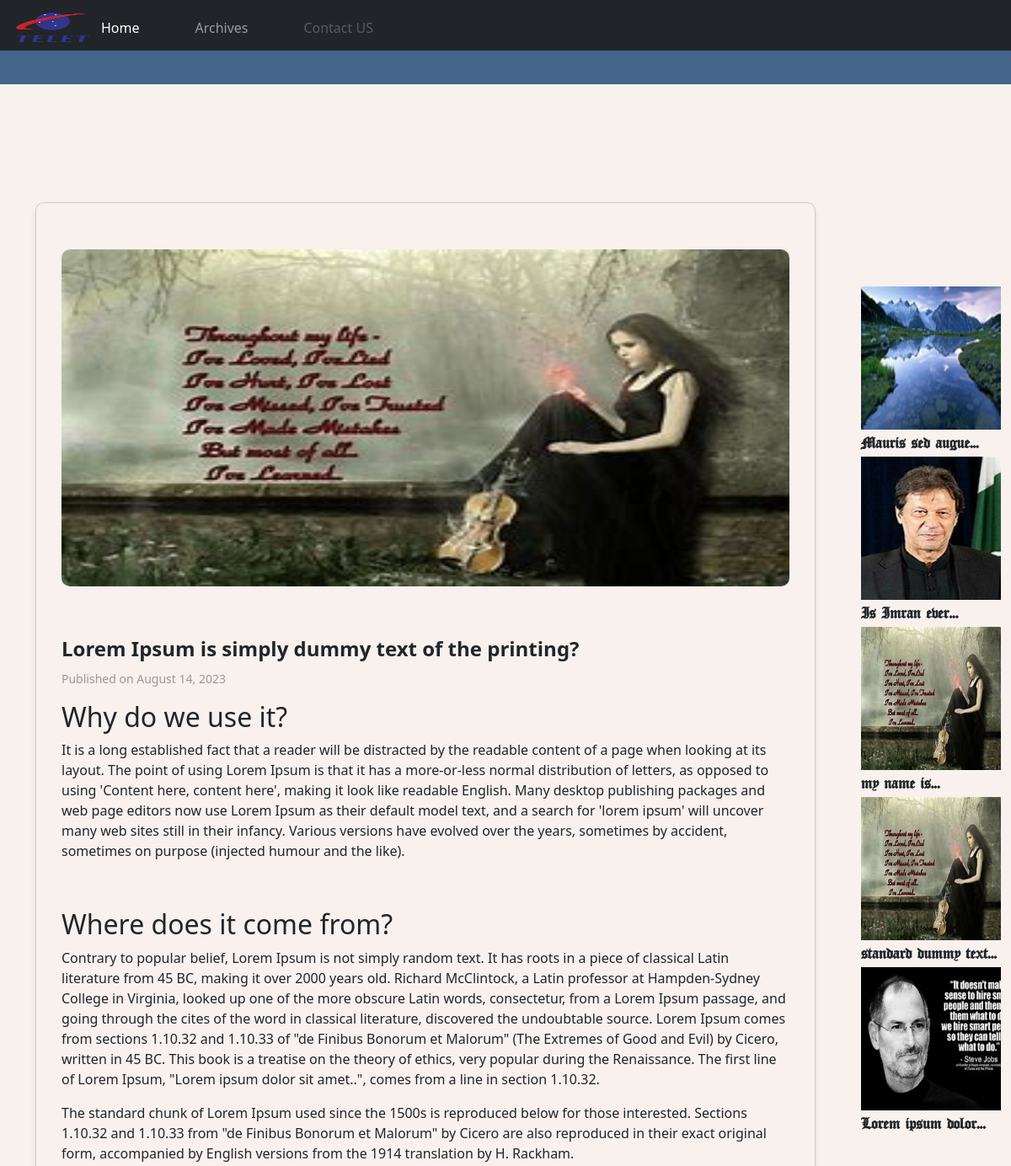
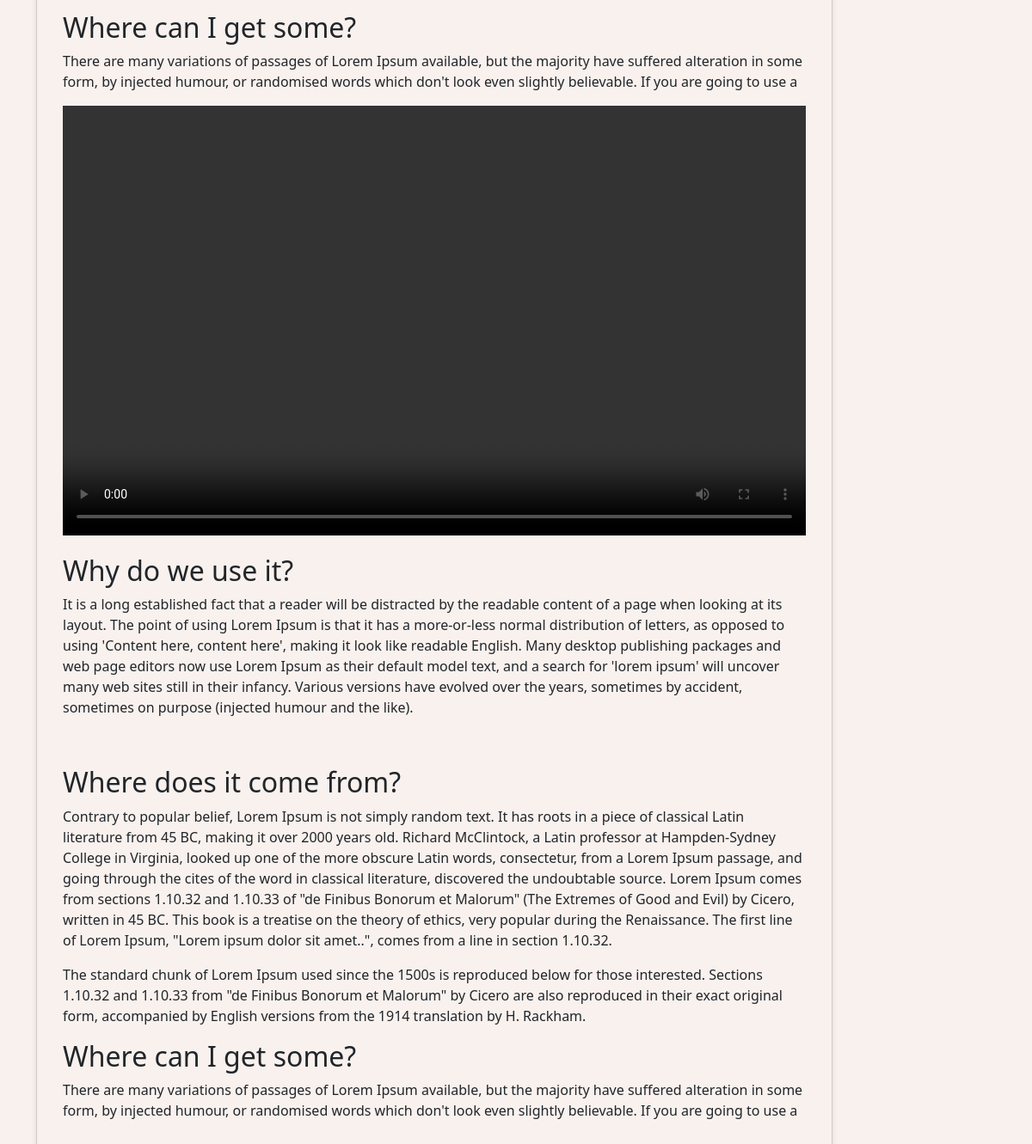
Screenshot of /post/2 with the database file from the repository (2 pictures, top to bottom).
### api/main.py (models this page shows, shortened)
class News(db.Model):
    id = db.Column(db.Integer, primary_key=True)
    title = db.Column(db.String(250), unique=True, nullable=False)
    body_first = db.Column(db.String(250), nullable=False)
    body_second = db.Column(db.String(250) ,  nullable=False)
    time = db.Column(db.DateTime, nullable=False , default = datetime.utcnow)

### api/main.py (the view)
@app.route('/post/<int:ID>')
def post(ID):
    result = db.session.execute(db.select(News).order_by(News.time.desc()))
    all_news = result.scalars().all()
    new = News.query.get(ID)
    i=0
    j=1
    k=2
    if all_news[0] == new:
        i=3
    elif all_news[1] == new :
        j=3
    elif all_news[2] == new :
        k=3
    marquee_news = [all_news[i],all_news[j],all_news[k]]
    return render_template("post.html" , current_news = new , marquee_news=marquee_news , all_news = all_news)

### api/main.py (called while the page is built)
def oneLine(text):
    words = text.split()
    return ' '.join(words[:3]) + '...'

def encode_spaces(title):
    name = title.replace(' ','1')
    name = name.replace('?' ,'2')
    name = name.replace("'" , '3')
    name = name.replace("," , '4')
    return name

### api/templates/post.html (shortened to what this page needs)
<!DOCTYPE html>
<html lang="en">
<head>
    <link rel="stylesheet" href="../static/css/styles.css">
    <link href="https://cdn.jsdelivr.net/npm/bootstrap@5.3.0/dist/css/bootstrap.min.css" rel="stylesheet"
>
</head>
<body  style="background-color:#F8F1EE;">
<nav id="navID" class="navbar navbar-expand-lg navbar-dark bg-dark" style="backgrounf-color:black">
    <div class="container-fluid">
        <img src="{{url_for('static', filename='/news.png')}}" style="width:100px;height:50px;">
        <div class="collapse navbar-collapse">
            <ul class="navbar-nav">
                <li class="nav-item">
                    <a class="nav-link active">Home</a>
                </li>
                <li class="nav-item">
                    <a class="nav-link" href="https://www.lipsum.com/">Archives</a>
                </li>
                <li class="nav-item">
                    <a class="nav-link disabled" href="#" tabindex="-1">
                        Contact US
                    </a>
                </li>
            </ul>
        </div>
    </div>
</nav>
<div id="mover">
    <div class="marquee-container">
    </div>
</div>
<br><br><br><br><br><br><br><br><br><br>
<div class="container" ">
    <div class="row" >
        <div class="col col-12 col-md-10 col-sm-12 order-1" >
            <div class="row">
                <div class="col col-12 col-md-12 col-sm-12 ">
            <div class="news-card" >
                <img src="{{url_for('static', filename='files/' + current_news.title | encode_spaces + '.png')}}"
                     class="news-image">
                <h2 class="news-title">{{current_news.title}}</h2>
                <p class="news-date">Published on August 14, 2023</p>
                <p class="news-content">
                    {{ current_news.body_first | safe}}
                </p>
                <video width="100%" height="500px;" controls>
                    <source src="{{url_for('static', filename='video/' + current_news.title|encode_spaces + '.mp4')}}" type="video/mp4">
                </video>
                 <p class="news-content">
                     {% if current_news.body_second %}
                    {{ current_news.body_second | safe}}
                     {%endif%}
                </p>
            </div>
                </div>
            </div>
        </div>
         <div class="col col-12 col-md-2 col-sm-12 adjust order-2" >
             <div class="row">
                 {% for news in all_news%}
                     {% if (news != current_news) and (loop.index>3) %}
                         <div class="col col-5 col-md-12 col-sm-5 " style="margin-left:30px;"  >
                         <a  href='{{ url_for("post" , ID = news.id ) }}'>
                             <img src="{{url_for('static', filename='files/' + news.title | encode_spaces + '.png')}}"
                             class="side-image">
                         </a>
                             <h5 class ="smallCardText">{{news.title | oneLine}}</h5>
                        </div>
                     {%endif%}
                 {%endfor%}
             </div>
         </div>
    </div>
</div>
</body>
</html>

### api/static/css/styles.css (style rules this page uses)
#navID { position: fixed; top: 0; width: 100%; z-index: 50; }
.adjust { margin-left: auto; margin-right: auto; padding-top : 100px; }
#mover { height:40px; position: fixed; left: 0; top: 60px; width: 100%; background-color: #43658b; color: white; text-align: center; font-size:24px; z-index:100; }
.marquee-container { width: 100vw; overflow: hidden; white-space: nowrap; }
.smallCardText { font-family:title-font; font-weight :bold; }

### api/templates/post.html (style rules this page uses)
.news-card { border: 1px solid #ccc; border-radius: 10px; padding: 30px; width:100%; box-shadow: 0 4px 6px rgba(0, 0, 0, 0.1); }
.news-title { font-size: 24px; font-weight: bold; margin: 50px auto 10px auto; }
.news-date { color: #999; font-size: 14px; }
.news-image { margin: 25px auto; border-radius: 10px; margin-bottom: 10px; width:100%; height:400px; }
.news-content { font-size: 18px; line-height: 1.5; }
.side-image { width:100%; height:170px; }
.adjust { margin-left:auto; margin-right:auto; }

### rows the page displays
News: title "Lorem Ipsum is simply dummy text of the printing?", body_first "Why do we use it? It is a long established fact that a reader will be distracted by the readable content of a page when looking at its layout. The point of using Lorem Ipsum is that it has a more-or-less normal distribution of letters, as opposed to using 'Content here, content here', making it look like readable English. Many desktop publishing packages and web page editors now use Lorem Ipsum as their default model text, and a search for 'lorem ipsum' will uncover many web sites still in their infancy. Various versions have evolved over the years, sometimes by accident, sometimes on purpose (injected humour and the like). Where does it come from? Contrary to popular belief, Lorem Ipsum is…", body_second "Why do we use it? It is a long established fact that a reader will be distracted by the readable content of a page when looking at its layout. The point of using Lorem Ipsum is that it has a more-or-less normal distribution of letters, as opposed to using 'Content here, content here', making it look like readable English. Many desktop publishing packages and web page editors now use Lorem Ipsum as their default model text, and a search for 'lorem ipsum' will uncover many web sites still in their infancy. Various versions have evolved over the years, sometimes by accident, sometimes on purpose (injected humour and the like). Where does it come from? Contrary to popular belief, Lorem Ipsum is…"
News: shows a picture, title|oneLine "Mauris sed augue..."
News: shows a picture, title|oneLine "Is Imran ever..."
News: title|oneLine "my name is..."
News: title|oneLine "standard dummy text..."
News: shows a picture, title|oneLine "Lorem ipsum dolor..."
